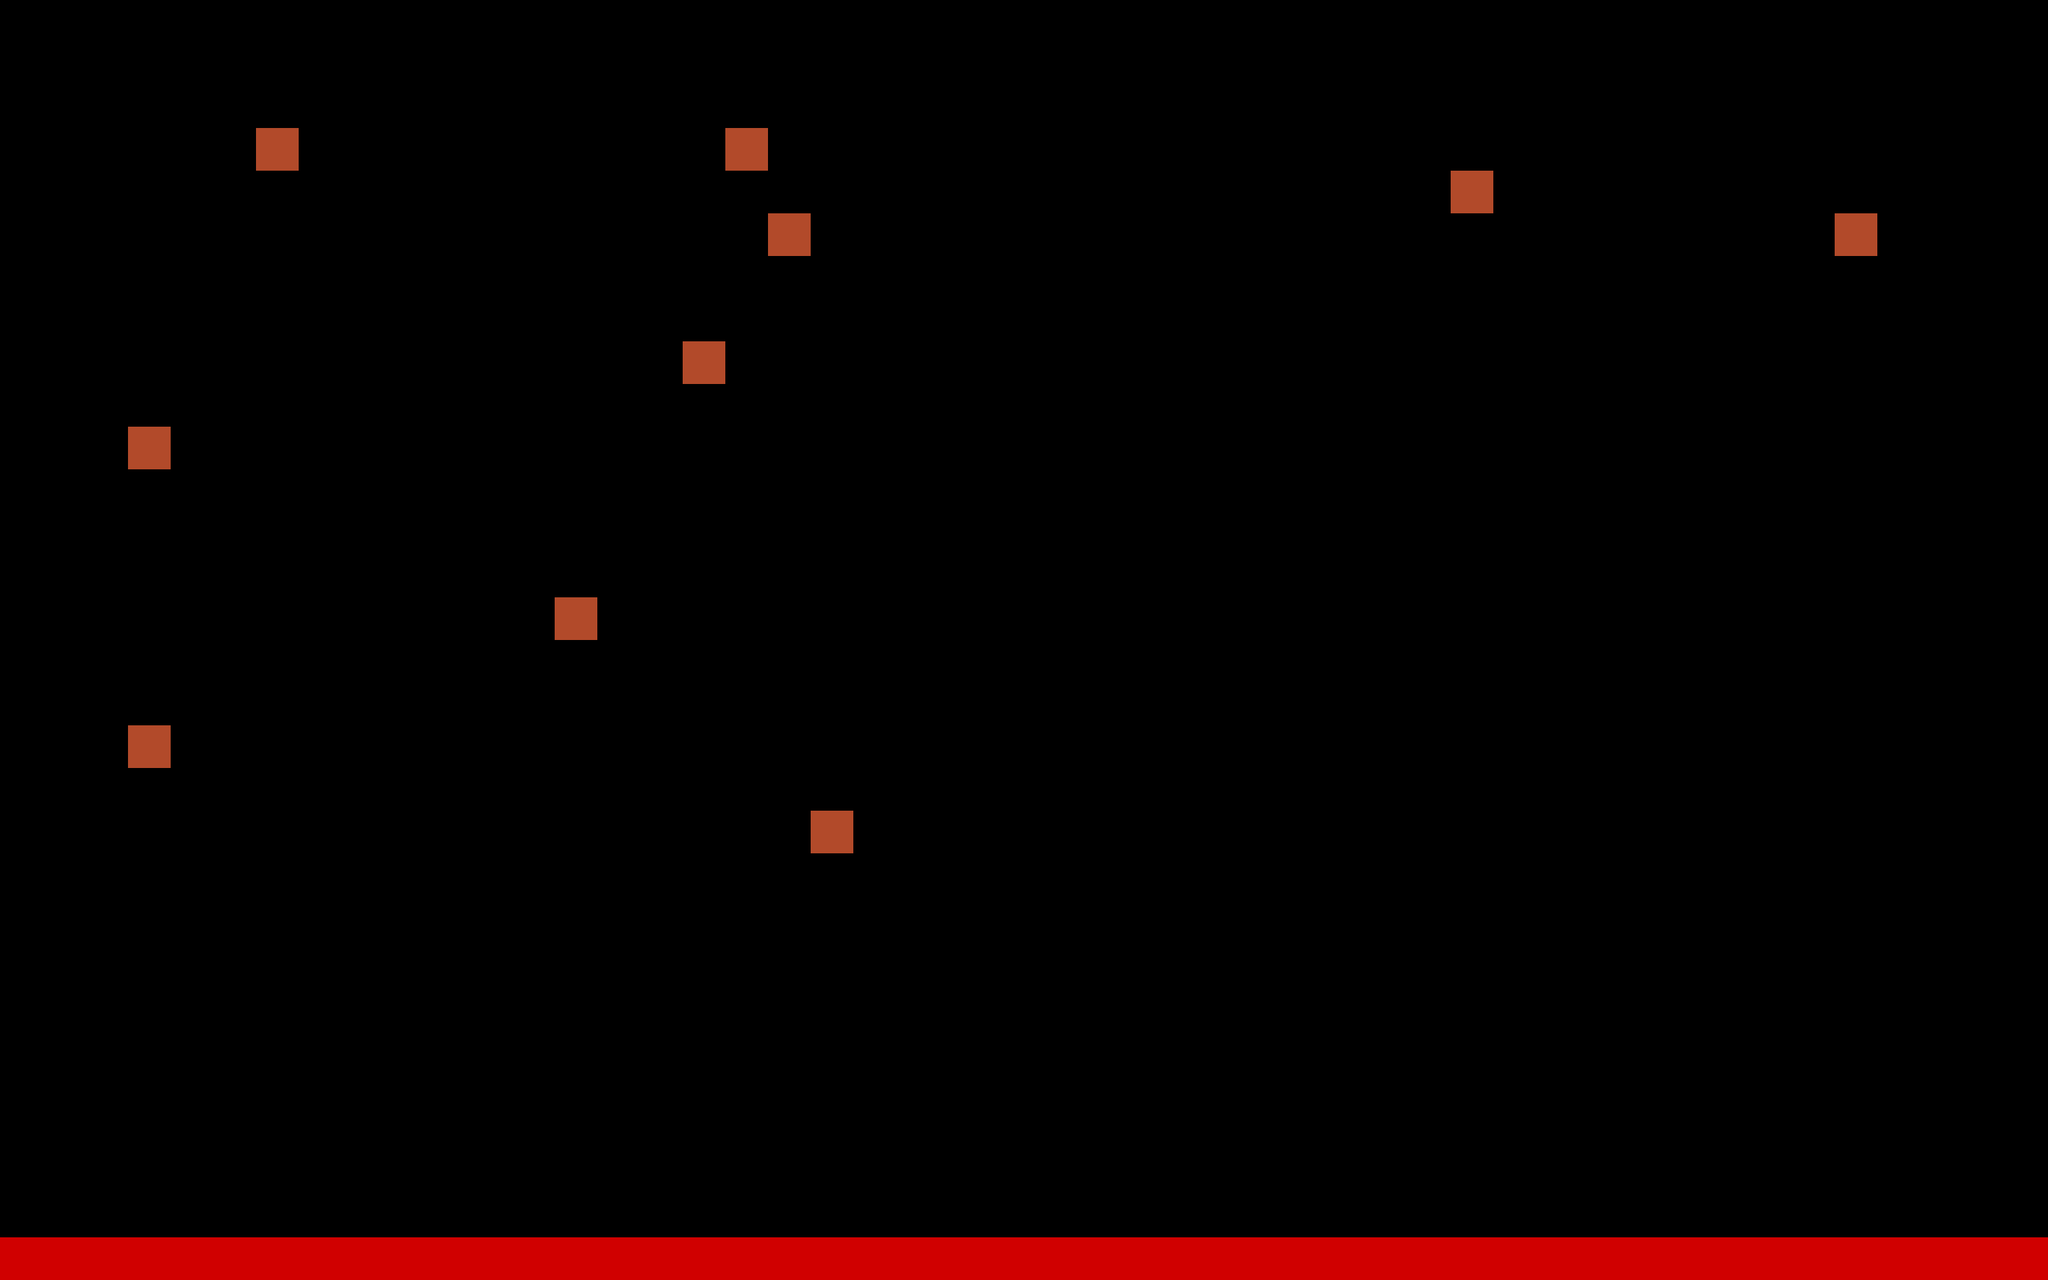

This game map was drawn from its Tiled (.tmx) file and the tilesets committed beside it. A one-line description and the trimmed map source follow:
An orthogonal 48x30 tile map with 64x64 px tiles, 6 tile layers (layer_limits, layer_platforms, layer_boxStop, layer_decos1, ...) and 44 objects.

<map version="1.9" tiledversion="1.9.2" orientation="orthogonal" renderorder="right-down" width="48" height="30" tilewidth="64" tileheight="64" infinite="0" nextlayerid="32" nextobjectid="136">
 <editorsettings>
  <export target="level_04.json" format="json" />
 </editorsettings>
 <tileset firstgid="1" name="tileset" tilewidth="64" tileheight="64" tilecount="2052" columns="38">
  <image source="../assets/tileset.png" width="2480" height="3508" />
  <tile id="42">
   <properties>
    <property name="estSolide" type="bool" value="true" />
   </properties>
  </tile>
  <tile id="43">
   <properties>
    <property name="estSolide" type="bool" value="true" />
   </properties>
  </tile>
  <tile id="78">
   <properties>
    <property name="estSolide" type="bool" value="true" />
   </properties>
  </tile>
  <tile id="81">
   <properties>
    <property name="estSolide" type="bool" value="true" />
   </properties>
  </tile>
 </tileset>
 <layer id="1" name="layer_limits" width="48" height="30">
  <data>[1440 cells, 13 non-empty, 1 distinct tile ids]</data>
 </layer>
 <layer id="2" name="layer_platforms" width="48" height="30">
  <data>[1440 cells, 424 non-empty, 1 distinct tile ids]</data>
 </layer>
 <layer id="27" name="layer_boxStop" width="48" height="30">
  <data>[1440 cells, 0 non-empty, 0 distinct tile ids]</data>
 </layer>
 <layer id="3" name="layer_decos1" width="48" height="30">
  <data>[1440 cells, 217 non-empty, 41 distinct tile ids]</data>
 </layer>
 <layer id="4" name="layer_decos2" width="48" height="30">
  <data>[1440 cells, 103 non-empty, 40 distinct tile ids]</data>
 </layer>
 <layer id="5" name="layer_deadZone" width="48" height="30">
  <data>[1440 cells, 48 non-empty, 1 distinct tile ids]</data>
 </layer>
 <objectgroup id="6" name="SpawnFrog">
  <object id="131" gid="56" x="0" y="704" width="64" height="64" />
 </objectgroup>
 <objectgroup id="7" name="SpawnHog" />
 <objectgroup id="8" name="SpawnRaven">
  <object id="96" x="1536" y="512" width="64" height="64" />
 </objectgroup>
 <objectgroup id="9" name="Cure">
  <object id="73" x="96" y="1040" width="64" height="64" />
 </objectgroup>
 <objectgroup id="10" name="Stake">
  <object id="72" x="704" y="896" width="64" height="64" />
  <object id="88" x="448" y="192" width="64" height="64" />
  <object id="90" x="1120" y="768" width="64" height="64" />
  <object id="92" x="864" y="1216" width="64" height="64" />
 </objectgroup>
 <objectgroup id="11" name="RavenPlatform">
  <object id="132" gid="60" x="2336" y="288" width="64" height="64" />
 </objectgroup>
 <objectgroup id="12" name="Box" />
 <objectgroup id="17" name="BigBox" />
 <objectgroup id="13" name="Break" />
 <objectgroup id="16" name="Pics" visible="0">
  <object id="52" gid="46" x="960" y="1408" width="64" height="64" />
  <object id="53" gid="46" x="384" y="1408" width="64" height="64" />
  <object id="54" gid="46" x="448" y="1408" width="64" height="64" />
  <object id="55" gid="46" x="512" y="1408" width="64" height="64" />
  <object id="56" gid="46" x="576" y="1408" width="64" height="64" />
  <object id="57" gid="46" x="640" y="1408" width="64" height="64" />
  <object id="58" gid="46" x="704" y="1408" width="64" height="64" />
  <object id="59" gid="46" x="768" y="1408" width="64" height="64" />
  <object id="60" gid="46" x="832" y="1408" width="64" height="64" />
  <object id="61" gid="46" x="896" y="1408" width="64" height="64" />
  <object id="63" gid="46" x="832" y="1024" width="64" height="64" />
  <object id="64" gid="46" x="896" y="1024" width="64" height="64" />
  <object id="65" gid="46" x="960" y="1024" width="64" height="64" />
  <object id="67" gid="46" x="192" y="832" width="64" height="64" />
  <object id="68" gid="46" x="256" y="832" width="64" height="64" />
  <object id="84" gid="46" x="320" y="320" width="64" height="64" />
  <object id="85" gid="46" x="384" y="320" width="64" height="64" />
  <object id="95" gid="46" x="1024" y="1408" width="64" height="64" />
  <object id="122" gid="46" x="1024" y="1024" width="64" height="64" />
  <object id="123" gid="46" x="1088" y="1024" width="64" height="64" />
  <object id="124" gid="46" x="1152" y="1024" width="64" height="64" />
  <object id="125" gid="46" x="1216" y="1024" width="64" height="64" />
  <object id="135" gid="46" x="320" y="832" width="64" height="64" />
 </objectgroup>
 <objectgroup id="18" name="WeakPlat" />
 <objectgroup id="23" name="WeakPlatVertical">
  <object id="113" x="320" y="384" width="64" height="192" />
  <object id="134" x="64" y="192" width="64" height="192" />
 </objectgroup>
 <objectgroup id="19" name="MovingPlats">
  <object id="109" x="896" y="1312">
   <point />
  </object>
  <object id="110" x="576" y="1312">
   <point />
  </object>
  <object id="111" x="1184" y="1632">
   <point />
  </object>
  <object id="115" x="1152" y="864">
   <point />
  </object>
 </objectgroup>
 <objectgroup id="24" name="Door">
  <object id="105" x="1920" y="1856">
   <point />
  </object>
 </objectgroup>
 <objectgroup id="25" name="Button">
  <object id="103" x="1728" y="1856">
   <point />
  </object>
 </objectgroup>
 <objectgroup id="26" name="ButtonBase">
  <object id="104" x="1856" y="1856">
   <point />
  </object>
 </objectgroup>
 <objectgroup id="15" name="NextLevel">
  <object id="108" x="3008" y="320" width="64" height="64" />
 </objectgroup>
 <objectgroup id="28" name="checkPointFrog">
  <object id="126" x="896" y="160" width="64" height="64" />
 </objectgroup>
 <objectgroup id="29" name="checkPointHog">
  <object id="129" x="768" y="1920">
   <point />
  </object>
 </objectgroup>
 <objectgroup id="30" name="checkPointRaven">
  <object id="130" x="896" y="1920">
   <point />
  </object>
 </objectgroup>
</map>
